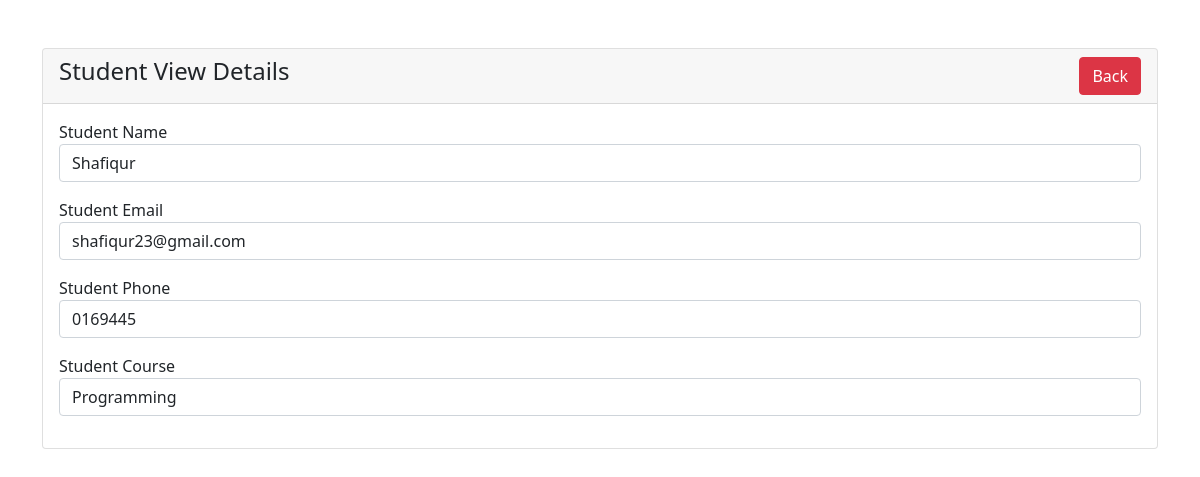
Screenshot of /student-view.php?id=3 with the database file from the repository.
### tables this page shows
CREATE TABLE IF NOT EXISTS `students` (
  `id` int NOT NULL AUTO_INCREMENT,
  `name` varchar(200) NOT NULL,
  `email` varchar(50) NOT NULL,
  `phone` varchar(15) NOT NULL,
  `course` varchar(200) NOT NULL,
  PRIMARY KEY (`id`)
);

### student-view.php (the view)
<?php
require 'dbcon.php';
?>
<?php
include('includes/header.php');
?>
   <div class="container mt-5">
    <div class="row">
        <div class="col-md-12">
            <div class="card">
                <div class="card-header">
                    <h4>Student View Details
                        <a href="index.php" class="btn btn-danger float-end"> Back</a>
                    </h4>
                </div>
                <div class="card-body">
                <?php
                    if(isset($_GET['id']))
                    {  $student_id=mysqli_real_escape_string($con,$_GET['id']);
                        $query="SELECT * FROM students WHERE id='$student_id'";
                        $query_run=mysqli_query($con,$query);
                        if(mysqli_num_rows($query_run)>0)
                        {
                            $student=mysqli_fetch_array($query_run);
                            ?>
<form action="code.php" method="POST">
<div class="mb-3">
<label>Student Name</label>
<p class="form-control">
    <?=$student['name'];?>
</p>
</div>
    <div class="mb-3">
    <label>Student Email</label>
<p class="form-control">
    <?=$student['email'];?>
</p>
</div>
<div class="mb-3">
    <label>Student Phone</label>
<p class="form-control">
    <?=$student['phone'];?>
</p>
</div>
<div class="mb-3">
    <label>Student Course</label>
<p class="form-control">
    <?=$student['course'];?>
</p>
</div>
<?php
                            }
else
{
     echo "<h4>No such id found</h4>";
}
                    }
?>
                </div>
            </div>
        </div>
    </div>
</div>
<?php
include('includes/footer.php');
?>

### rows the page displays
students: name "Shafiqur", email "shafiqur23@gmail.com", phone "0169445", course "Programming"
